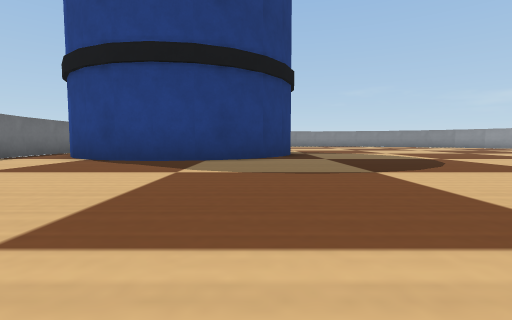
view 1 (above)

18 first-person views from a walk through a Webots world. The camera is 0.04 m above the floor, tilts 4° down and sees 85° across. The floor is counted in squares, 0.1 m on a side. Each view is taken from the middle of a square. On the plan, view 1 faces up. The plan holds only what a view shows up to about 9 squares ahead; the rest is blank. Robots are left out. Simple shapes and patterns stand in for the simulator's stock objects.

view 2
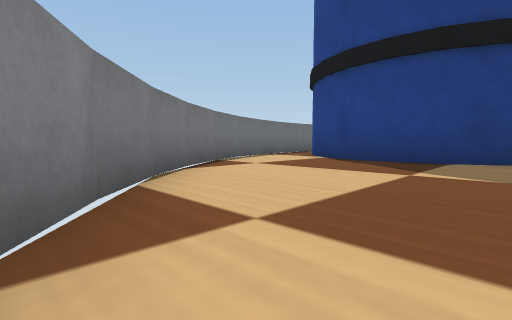

view 3
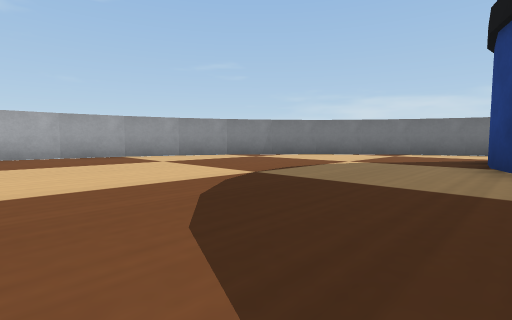

view 4
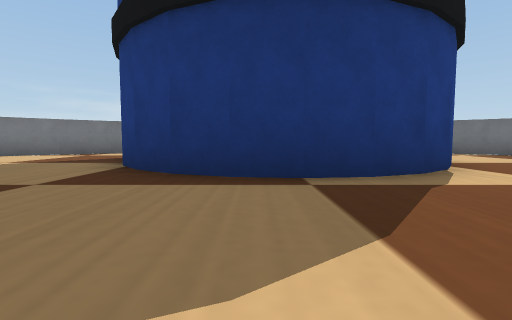

view 5
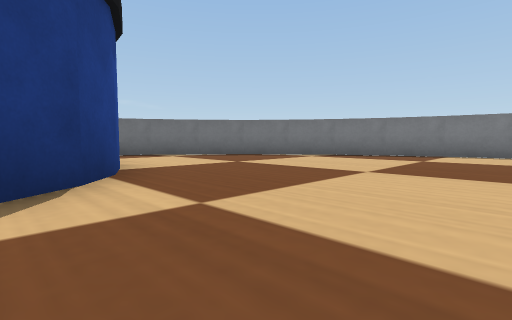

view 6
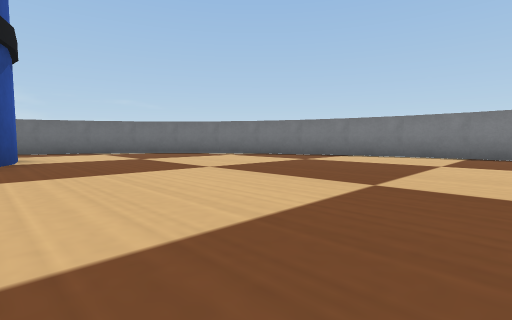

view 7
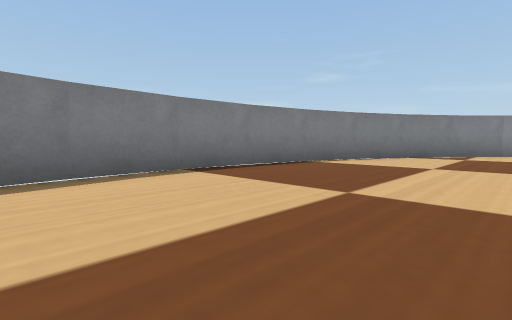

view 8
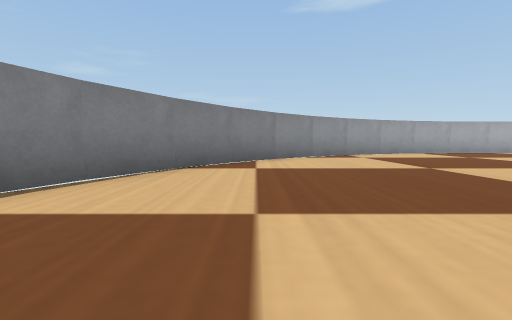

view 9
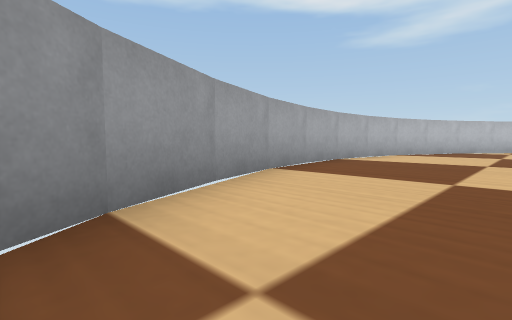

view 10
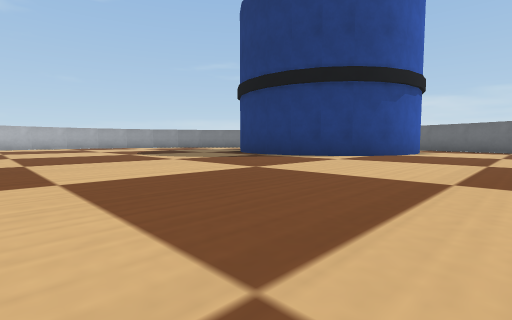

view 11
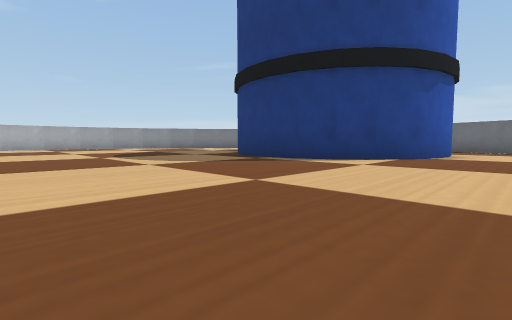

view 12
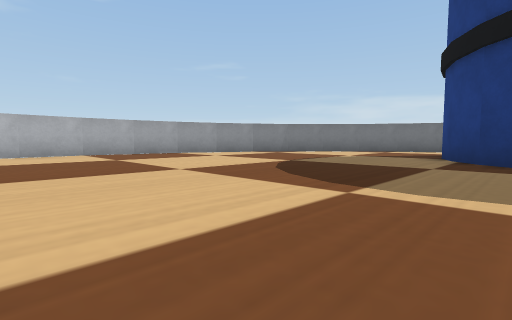

view 13
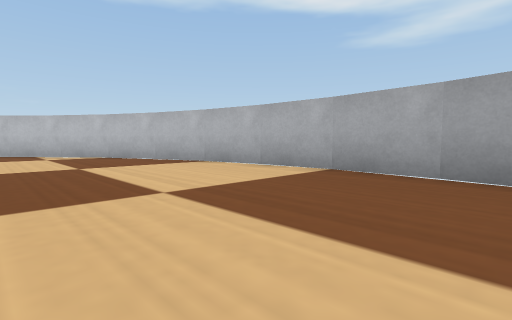

view 14
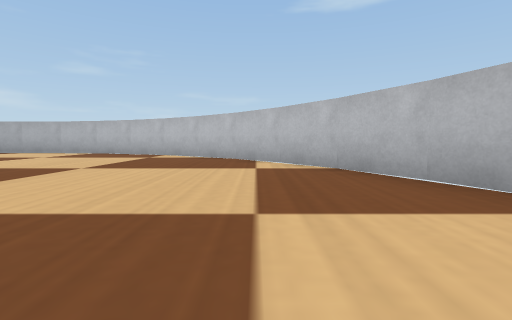

view 15
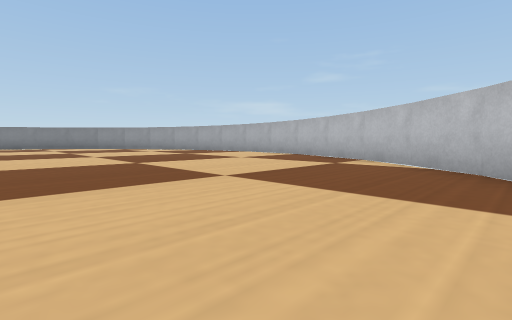

view 16
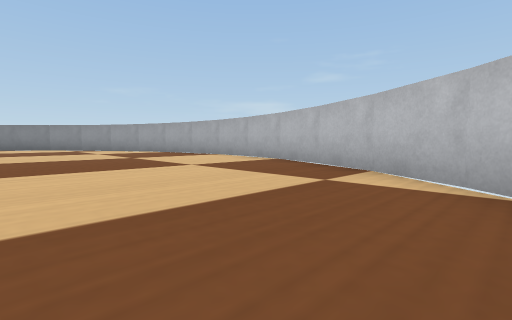

view 17
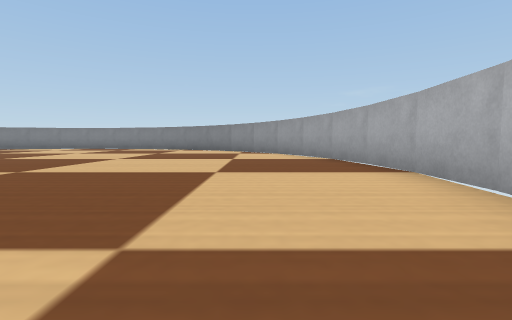

view 18
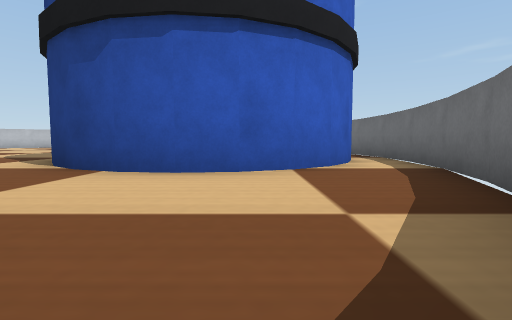

### Floor plan
Key: @ floor where view 1 was taken; # wall or solid block; . floor; B barrel.
Columns run from 6 left of view 1 to 14 right of it. Each row starts with its distance up from view 1.
 19        #######
 18      ###.....###
 17    ###.........###
 16   ##.............##
 15  ##...............##
 14  #.................#
 13 ##.................##
 12 #...................#
 11 #.BBBBB.............#
 10 #.B   B.............#
  9 #B     B............#
  8 #      B............#
  7 #.B   B.............#
  6 #.BBBBB.............#
  5 #...................#
  4 ##.................##
  3  #.................#
  2  ##...............##
  1   ##.............##
  0    ###@........###
 -1      ###.....###
 -2        #######

Positions as (right, up) in squares from view 1, and headings:
1: (0, 0), facing up
2: (0, 0), facing up-left
3: (4, 6), facing down-left
4: (4, 8), facing left
5: (3, 10), facing up-left
6: (5, 11), facing up-left
7: (2, 15), facing up-right
8: (5, 16), facing right
9: (11, 14), facing down-right
10: (7, 14), facing down-left
11: (6, 13), facing down-left
12: (6, 7), facing down-left
13: (2, 2), facing down-right
14: (5, 1), facing right
15: (7, 1), facing up-right
16: (9, 2), facing up-right
17: (12, 5), facing up
18: (-3, 15), facing down
